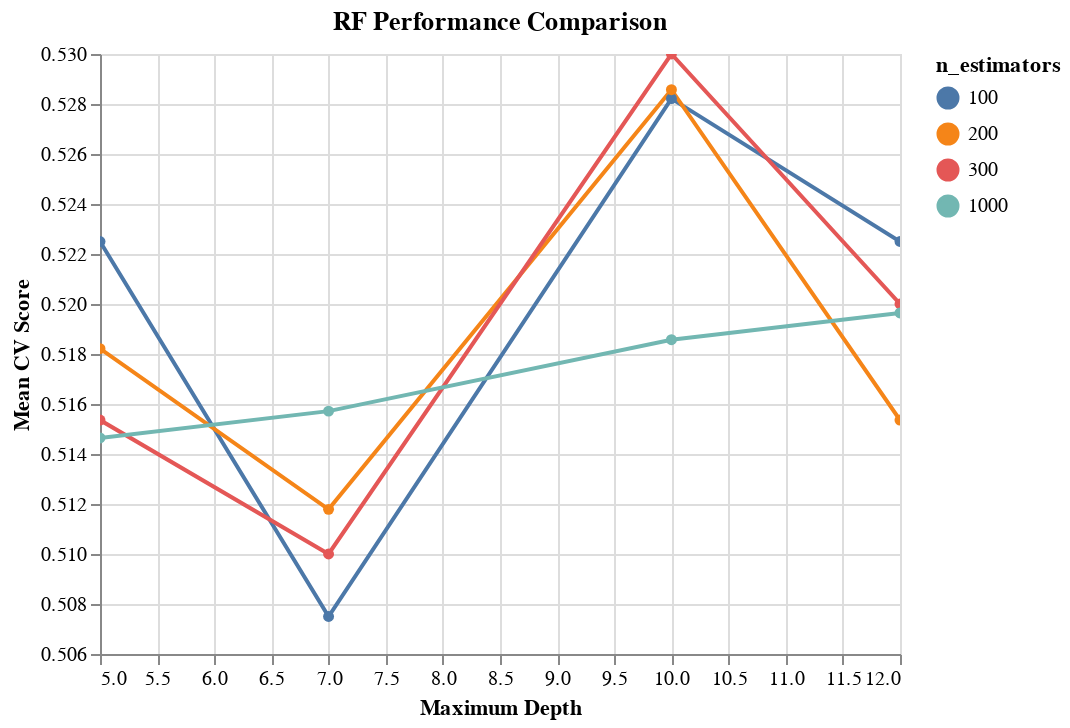

Notebook cell for this chart:
### Code cell
results_RF = pd.DataFrame(gs_RF.cv_results_['params'])
results_RF['test_score'] = gs_RF.cv_results_['mean_test_score']
results_RF.columns

alt.Chart(results_RF, 
          title='RF Performance Comparison'
         ).mark_line(point=True).encode(
    alt.X('max_depth', title='Maximum Depth'),
    alt.Y('test_score', title='Mean CV Score', scale=alt.Scale(zero=False)),
    color='n_estimators:N' # N is for nominal
).interactive()

### Figure 1 — Vega-Lite specification as saved in the notebook (floating-point values rounded to 4 significant figures)
{"config": {"view": {"continuousWidth": 400, "continuousHeight": 300}}, "data": {"name": "data-24784aabf6c343b1e896ef10b3c75fd5"}, "mark": {"type": "line", "point": true}, "encoding": {"color": {"field": "n_estimators", "type": "nominal"}, "x": {"field": "max_depth", "title": "Maximum Depth", "type": "quantitative"}, "y": {"field": "test_score", "scale": {"zero": false}, "title": "Mean CV Score", "type": "quantitative"}}, "selection": {"selector003": {"type": "interval", "bind": "scales", "encodings": ["x", "y"]}}, "title": "RF Performance Comparison", "$schema": "https://vega.github.io/schema/vega-lite/v4.17.0.json", "datasets": {"data-24784aabf6c343b1e896ef10b3c75fd5": [{"max_depth": 5, "n_estimators": 100, "test_score": 0.5225}, {"max_depth": 5, "n_estimators": 200, "test_score": 0.5182}, {"max_depth": 5, "n_estimators": 300, "test_score": 0.5154}, {"max_depth": 5, "n_estimators": 1000, "test_score": 0.5146}, {"max_depth": 7, "n_estimators": 100, "test_score": 0.5075}, {"max_depth": 7, "n_estimators": 200, "test_score": 0.5118}, {"max_depth": 7, "n_estimators": 300, "test_score": 0.51}, {"max_depth": 7, "n_estimators": 1000, "test_score": 0.5157}, {"max_depth": 10, "n_estimators": 100, "test_score": 0.5282}, {"max_depth": 10, "n_estimators": 200, "test_score": 0.5286}, {"max_depth": 10, "n_estimators": 300, "test_score": 0.53}, {"max_depth": 10, "n_estimators": 1000, "test_score": 0.5186}, {"max_depth": 12, "n_estimators": 100, "test_score": 0.5225}, {"max_depth": 12, "n_estimators": 200, "test_score": 0.5154}, {"max_depth": 12, "n_estimators": 300, "test_score": 0.52}, {"max_depth": 12, "n_estimators": 1000, "test_score": 0.5196}]}}
